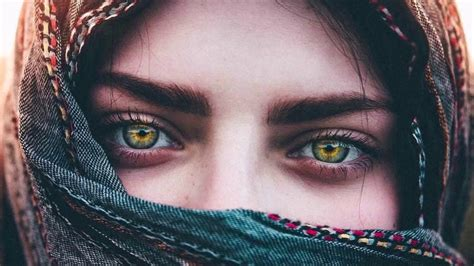
#> input picture code/dave/python/labs/lab16-image_manipulation/national-geographic-best-photo-winner.jpeg, 474 x 266 px
$ python version_1.py
#> lines starting #> are read from the running program, lines starting #| are printed output that depends on the picture
"""
This program converts an image into greyscale using the Pillow library, which is a fork of PIL 'python image library'.
"""

from PIL import Image
img = Image.open("./national-geographic-best-photo-winner.jpeg") # must be in same folder
#> img is the input picture: PIL image 474x266 RGB; mean R, G, B 109.1, 99.8, 105.7
width, height = img.size
#> width = 474; height = 266
pixels = img.load()

for i in range(width):
    for j in range(height):
        r, g, b = pixels[i, j]

        Y = int(0.299*r + 0.587*g + 0.114*b)

        pixels[i, j] = (Y, Y, Y)

img.show()
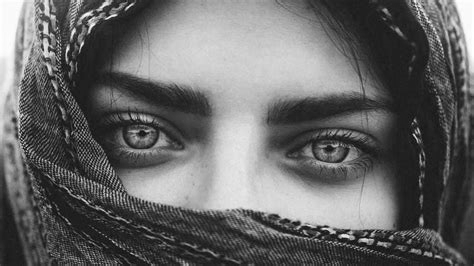
#> shown: PIL image 474x266 RGB; min 2, max 255, mean 102.8
